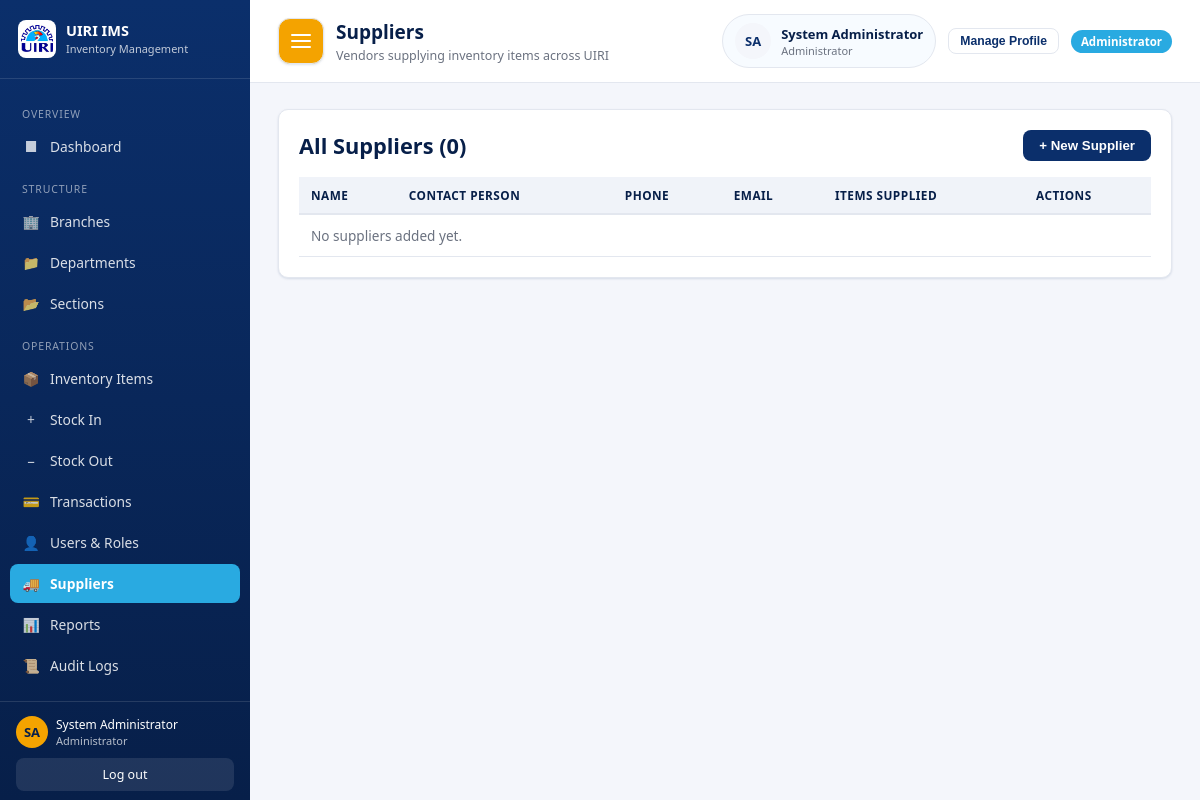
/admin/suppliers.php (signed in), run on an earlier commit of the app's database.
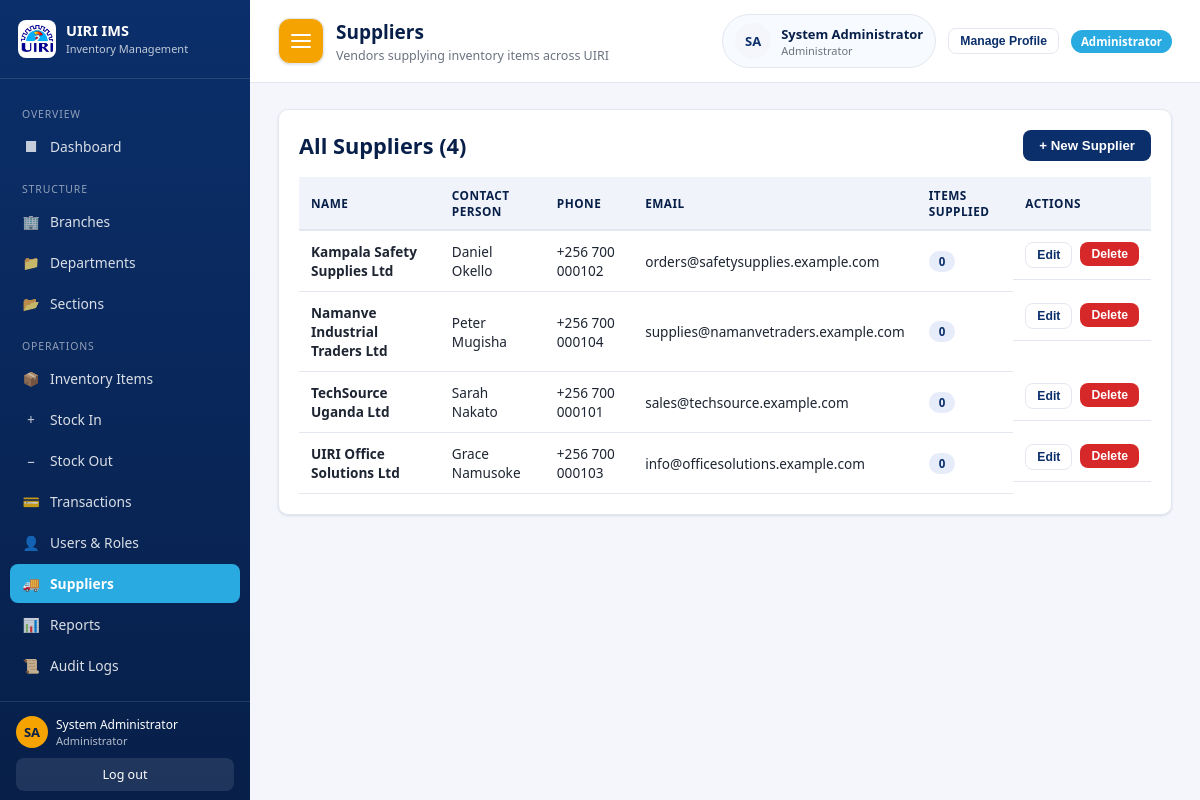
And on a later commit of the database.
### tables this page shows
CREATE TABLE suppliers (
    id INT AUTO_INCREMENT PRIMARY KEY,
    name VARCHAR(150) NOT NULL,
    contact_person VARCHAR(150) DEFAULT NULL,
    phone VARCHAR(50) DEFAULT NULL,
    email VARCHAR(150) DEFAULT NULL,
    address VARCHAR(255) DEFAULT NULL,
    created_at DATETIME DEFAULT CURRENT_TIMESTAMP
);

### config/auth.php (called while the page is built, shortened)
<?php
function is_logged_in(): bool {
    return isset($_SESSION['user_id']);
}
function current_user(): ?array {
    return [
        'id'                => $_SESSION['user_id'],
        'full_name'         => $_SESSION['full_name'],
        'email'             => $_SESSION['email'],
        'role'              => $_SESSION['role'],
        'branch_id'         => $_SESSION['branch_id'],
        'department_id'     => $_SESSION['department_id'],
        'section_id'        => $_SESSION['section_id'],
        'profile_picture'   => $_SESSION['profile_picture'] ?? null,
        'can_physical_audit' => $_SESSION['can_physical_audit'] ?? 0,
        'can_delegate_view' => $_SESSION['can_delegate_view'] ?? 0,
        'can_procurement_liaison' => $_SESSION['can_procurement_liaison'] ?? 0,
        'can_view_reports_own_section' => $_SESSION['can_view_reports_own_section'] ?? 0,
        'can_request_writeoff' => $_SESSION['can_request_writeoff'] ?? 0,
    ];
}

### includes/functions.php (called while the page is built, shortened)
<?php
function e(?string $str): string {
    return htmlspecialchars($str ?? '', ENT_QUOTES, 'UTF-8');
}
function role_label(string $role): string {
    return match ($role) {
        'admin' => 'Administrator',
        'dept_manager' => 'Department Manager',
        'section_chief' => 'Section Chief',
        default => ucfirst($role),
    };
}

### admin/suppliers.php (the view, shortened to what this page needs)
<?php
require_once __DIR__ . '/../config/db.php';
require_once __DIR__ . '/../config/auth.php';
require_once __DIR__ . '/../includes/functions.php';
$suppliers = $pdo->query(
    "SELECT s.*, (SELECT COUNT(*) FROM items i WHERE i.supplier_id = s.id) AS item_count FROM suppliers s ORDER BY s.name"
)->fetchAll();
$pageTitle = 'Suppliers';
$breadcrumb = 'Vendors supplying inventory items across UIRI';
include __DIR__ . '/../includes/header.php';
?>
<div class="card">
    <div class="card-toolbar">
        <h2 class="mt-0 mb-0">All Suppliers (<?= count($suppliers) ?>)</h2>
        <button class="btn btn-primary" onclick="document.getElementById('createSupplierModal').classList.add('active')">+ New Supplier</button>
    </div>
    <div class="table-wrap">
        <table>
            <thead><tr><th>Name</th><th>Contact Person</th><th>Phone</th><th>Email</th><th>Items Supplied</th><th>Actions</th></tr></thead>
            <tbody>
            <?php foreach ($suppliers as $s): ?>
                <tr>
                    <td><strong><?= e($s['name']) ?></strong></td>
                    <td><?= e($s['contact_person']) ?></td>
                    <td><?= e($s['phone']) ?></td>
                    <td><?= e($s['email']) ?></td>
                    <td><span class="badge badge-navy"><?= (int)$s['item_count'] ?></span></td>
                    <td class="table-actions">
                        <button class="btn btn-outline btn-sm" onclick='openEditSupplier(<?= json_encode($s) ?>)'>Edit</button>
                        <form method="POST" action="/uiri-ims/actions/supplier_actions.php" onsubmit="return confirm('Delete this supplier?');" style="display:inline;">
                            <button type="submit" class="btn btn-danger btn-sm">Delete</button>
                        </form>
                    </td>
                </tr>
            <?php endforeach; ?>
            <?php if (!$suppliers): ?><tr><td colspan="6" class="text-muted">No suppliers added yet.</td></tr><?php endif; ?>
            </tbody>
        </table>
    </div>
</div>
<?php include __DIR__ . '/../includes/footer.php'; ?>

### includes/header.php (shortened to what this page needs)
<?php
$u = current_user();
$isProfileRole = $u && in_array($u['role'] ?? '', ['admin', 'dept_manager', 'section_chief'], true);
$profileInitials = '';
if ($u) {
    foreach (explode(' ', $u['full_name'] ?? '') as $part) {
        $profileInitials .= strtoupper(substr($part, 0, 1));
    }
    $profileInitials = substr($profileInitials, 0, 2);
}
?>
<!DOCTYPE html>
<html lang="en">
<head>
<link rel="stylesheet" href="/uiri-ims/assets/css/style.css">
</head>
<body>
<div class="app-shell">
<?php include __DIR__ . '/sidebar.php'; ?>
<div class="main">
    <div class="topbar">
        <div class="topbar-left">
            <button type="button" class="sidebar-toggle" id="sidebarToggle" aria-expanded="true" aria-controls="appSidebar" title="Toggle sidebar">
                <span></span><span></span><span></span>
            </button>
            <div>
                <h1><?= e($pageTitle ?? '') ?></h1>
                <?php if (!empty($breadcrumb)): ?>
                    <div class="breadcrumb"><?= $breadcrumb  ?></div>
                <?php endif; ?>
            </div>
        </div>
        <div class="topbar-right">
            <div class="profile-chip">
                <div class="profile-avatar">
                    <?php if (!empty($u['profile_picture'])): ?>
                        <img src="<?= e(user_avatar_url($u)) ?>" alt="Profile picture">
                    <?php else: ?>
                        <span><?= e($profileInitials) ?></span>
                    <?php endif; ?>
                </div>
                <div>
                    <div class="profile-name"><?= e($u['full_name'] ?? '') ?></div>
                    <div class="profile-role"><?= e(role_label($u['role'] ?? '')) ?></div>
                </div>
            </div>
            <?php if ($isProfileRole): ?>
                <button type="button" class="btn btn-outline btn-sm" onclick="document.getElementById('profileModal').classList.add('active')">Manage Profile</button>
            <?php endif; ?>
            <span class="scope-badge"><?= e(role_label($u['role'])) ?></span>
        </div>
    </div>
    <div class="content">

### includes/sidebar.php (shortened to what this page needs)
<?php
$u = current_user();
$role = $u['role'];
$current = basename($_SERVER['SCRIPT_NAME']);
$base = match ($role) {
    'admin' => '/uiri-ims/admin',
    'dept_manager' => '/uiri-ims/manager',
    'section_chief' => '/uiri-ims/chief',
    default => '/uiri-ims',
};
function nav_active($file, $current) { return $file === $current ? 'active' : ''; }
$initials = '';
foreach (explode(' ', $u['full_name']) as $part) { $initials .= strtoupper(substr($part, 0, 1)); }
$initials = substr($initials, 0, 2);
?>
<aside class="sidebar">
    <div class="brand">
        <img src="/uiri-ims/assets/img/uiri-logo.png" alt="UIRI">
        <div class="brand-text">
            <strong>UIRI IMS</strong>
            <span>Inventory Management</span>
        </div>
    </div>
    <nav>
        <?php if ($role === 'admin'): ?>
            <div class="nav-section-label">Overview</div>
            <a class="nav-link <?= nav_active('dashboard.php', $current) ?>" href="<?= $base ?>/dashboard.php"><span class="nav-icon">&#9632;</span> Dashboard</a>
            <div class="nav-section-label">Structure</div>
            <a class="nav-link <?= nav_active('branches.php', $current) ?>" href="<?= $base ?>/branches.php"><span class="nav-icon">&#127970;</span> Branches</a>
            <a class="nav-link <?= nav_active('departments.php', $current) ?>" href="<?= $base ?>/departments.php"><span class="nav-icon">&#128193;</span> Departments</a>
            <a class="nav-link <?= nav_active('sections.php', $current) ?>" href="<?= $base ?>/sections.php"><span class="nav-icon">&#128194;</span> Sections</a>
            <div class="nav-section-label">Operations</div>
            <a class="nav-link <?= nav_active('items.php', $current) ?>" href="<?= $base ?>/items.php"><span class="nav-icon">&#128230;</span> Inventory Items</a>
            <a class="nav-link <?= nav_active('stock-in.php', $current) ?>" href="/uiri-ims/stock-in.php"><span class="nav-icon">&#43;</span> Stock In</a>
            <a class="nav-link <?= nav_active('stock-out.php', $current) ?>" href="/uiri-ims/stock-out.php"><span class="nav-icon">&#8722;</span> Stock Out</a>
            <a class="nav-link <?= nav_active('transactions.php', $current) ?>" href="/uiri-ims/transactions.php"><span class="nav-icon">&#128179;</span> Transactions</a>
            <a class="nav-link <?= nav_active('users.php', $current) ?>" href="<?= $base ?>/users.php"><span class="nav-icon">&#128100;</span> Users &amp; Roles</a>
            <a class="nav-link <?= nav_active('suppliers.php', $current) ?>" href="<?= $base ?>/suppliers.php"><span class="nav-icon">&#128666;</span> Suppliers</a>
            <a class="nav-link <?= nav_active('reports.php', $current) ?>" href="<?= $base ?>/reports.php"><span class="nav-icon">&#128202;</span> Reports</a>
            <a class="nav-link <?= nav_active('audit_logs.php', $current) ?>" href="<?= $base ?>/audit_logs.php"><span class="nav-icon">&#128220;</span> Audit Logs</a>
        <?php endif; ?>
    </nav>
    <div class="sidebar-footer">
        <div class="user-chip">
            <div class="avatar"><?= e($initials) ?></div>
            <div>
                <div><?= e($u['full_name']) ?></div>
                <div class="role-tag"><?= e(role_label($role)) ?></div>
            </div>
        </div>
        <a href="/uiri-ims/auth/logout.php" class="logout-btn">Log out</a>
    </div>
</aside>

### includes/footer.php (shortened to what this page needs)
    </div>
</div>
</div>

What changed in the data, as far as the page shows it:
added suppliers: name "Kampala Safety Supplies Ltd", contact_person "Daniel Okello", phone "+256 700 000102", email "orders@safetysupplies.example.com", item_count "0"
added suppliers: name "Namanve Industrial Traders Ltd", contact_person "Peter Mugisha", phone "+256 700 000104", email "supplies@namanvetraders.example.com", item_count "0"
added suppliers: name "TechSource Uganda Ltd", contact_person "Sarah Nakato", phone "+256 700 000101", email "sales@techsource.example.com", item_count "0"
added suppliers: name "UIRI Office Solutions Ltd", contact_person "Grace Namusoke", phone "+256 700 000103", email "info@officesolutions.example.com", item_count "0"
Also different on the page:
count($suppliers): "0" → "4"
text no longer shown: "No suppliers added yet."
